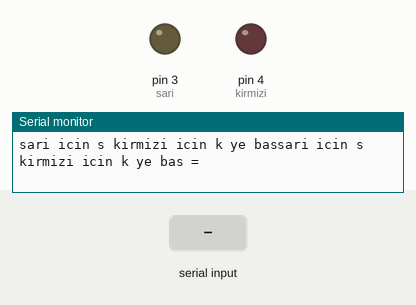
A sketch run on a simulated Arduino Uno, built with avr-gcc and run on an emulated ATmega328P. Parts: output pins drawn as LEDs (lit = HIGH), the last lines printed to the serial monitor. Inputs (shaded band) come from the test bench.

Above: at 1.2 s.
1.3 s: "s" received over Serial
At 3.5 s:
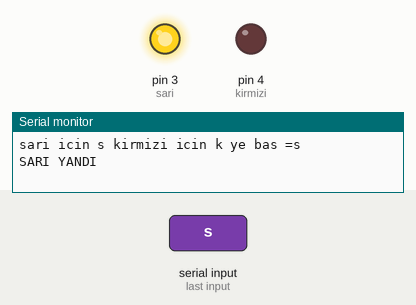
3.8 s: "k" received over Serial
At 6.7 s:
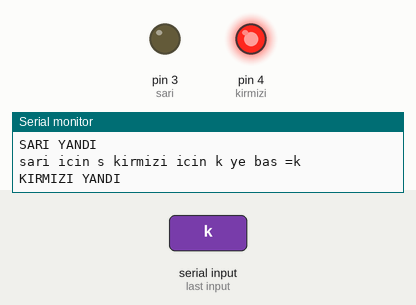
Timing chart, 0 to 10.8 s (numbered marks = the images above; inputs shaded):
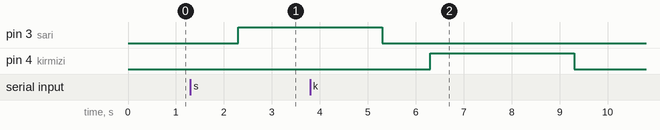

Measured:
- after the input at 1.3 s, pin 3 (sari): LOW → HIGH after 1.0 s
- after the input at 3.8 s, pin 4 (kirmizi): LOW → HIGH after 2.5 s, → LOW 3.0 s later

The sketch:

sketch_dec31a.ino
```cpp
String girilen="";
int sari=3;
int kirmizi=4;

void setup() {
 Serial.begin(9600);
 pinMode(sari,OUTPUT);
 pinMode(kirmizi,OUTPUT);
 Serial.print("sari icin s kirmizi icin k ye bas");
}

void loop() {
 if(Serial.available());
  {girilen=Serial.readString();
  Serial.print("sari icin s kirmizi icin k ye bas =");
  Serial.println(girilen);}
 if(girilen=="s")
 {Serial.println("SARI YANDI");
 digitalWrite(sari,1);
 delay(3000);
 digitalWrite(sari,0);}

 if(girilen=="k")
 {Serial.println("KIRMIZI YANDI");
 digitalWrite(kirmizi,1);
 delay(3000);
 digitalWrite(kirmizi,0);}
}
```
